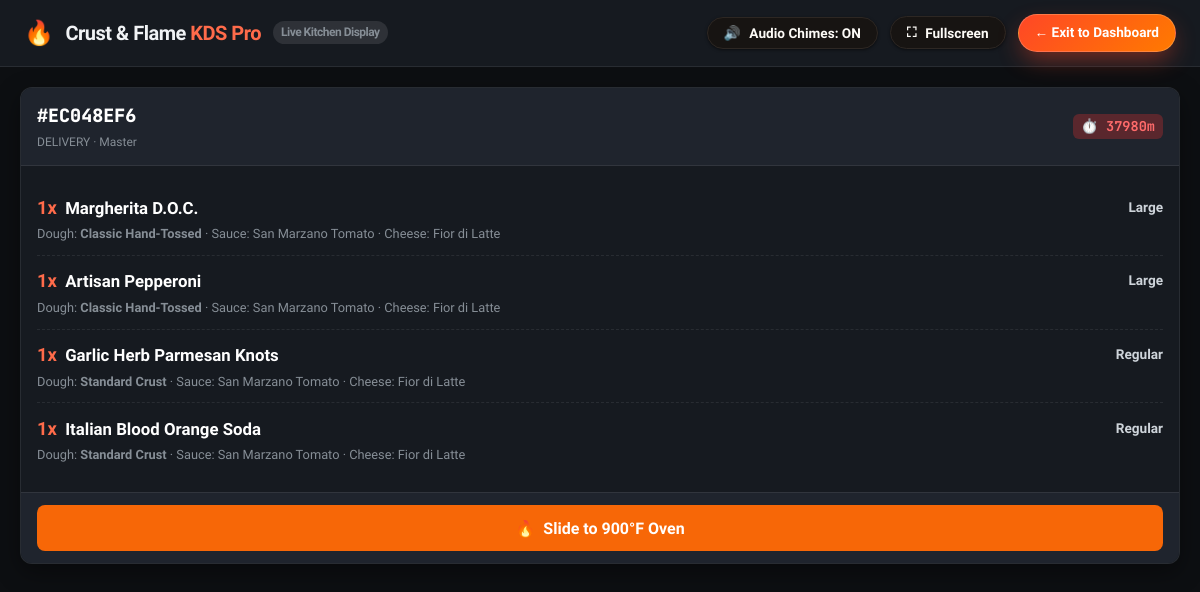
The app's page /admin/kds (signed in), older data.
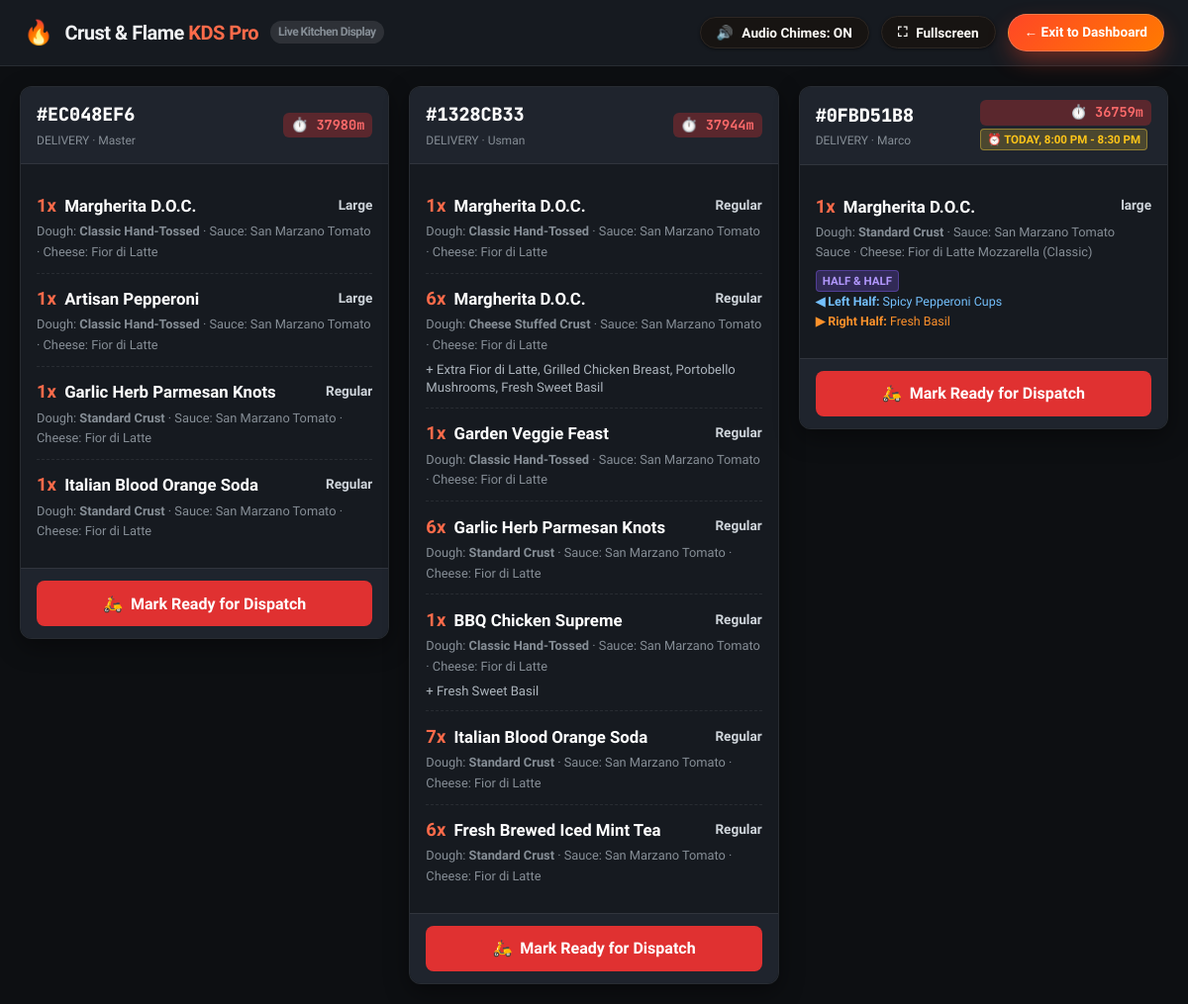
The same page, newer data.
### app/models/order.py (models this page shows, shortened)
class Order(Base):
    __tablename__ = "orders"
    id = Column(Integer, primary_key=True, index=True)
    order_number = Column(String(36), unique=True, index=True, default=lambda: str(uuid.uuid4())[:8].upper())
    user_id = Column(Integer, ForeignKey("users.id", ondelete="SET NULL"), nullable=True)
    customer_name = Column(String(100), nullable=False)
    customer_email = Column(String(100), nullable=False)
    customer_phone = Column(String(30), nullable=True)
    address = Column(Text, nullable=False)
    delivery_notes = Column(Text, nullable=True)
    subtotal = Column(Float, default=0.0)
    tax = Column(Float, default=0.0)
    delivery_fee = Column(Float, default=0.0)
    discount = Column(Float, default=0.0)
    tip_amount = Column(Float, default=0.0)
    total = Column(Float, default=0.0)
    coupon_code = Column(String(50), nullable=True)
    points_earned = Column(Integer, default=0)
    points_redeemed = Column(Integer, default=0)
    order_type = Column(String(20), default="delivery")  # 'delivery' or 'pickup'
    scheduled_time = Column(String(50), nullable=True)  # 'ASAP' or 'Today at 7:30 PM'
    driver_name = Column(String(50), default="Marco Rossi")
    driver_phone = Column(String(30), default="+1 (555) 234-8901")
    driver_vehicle = Column(String(50), default="Red Piaggio Vespa (FL-902)")
    payment_method = Column(String(30), default="cod")  # 'cod', 'card', 'online'
    payment_status = Column(String(30), default="pending")  # 'pending', 'paid', 'refunded'
    status = Column(String(50), default="Received")  # 'Received', 'Preparing', 'Out for Delivery', 'Delivered', 'Cancelled'
    created_at = Column(DateTime, default=datetime.utcnow)
    updated_at = Column(DateTime, default=datetime.utcnow, onupdate=datetime.utcnow)
    user = relationship("User", back_populates="orders")
    items = relationship("OrderItem", back_populates="order", cascade="all, delete-orphan")

class OrderItem(Base):
    __tablename__ = "order_items"
    id = Column(Integer, primary_key=True, index=True)
    order_id = Column(Integer, ForeignKey("orders.id", ondelete="CASCADE"), nullable=False)
    menu_item_id = Column(Integer, ForeignKey("menu_items.id"), nullable=True)
    pizza_id = Column(Integer, nullable=True)  # legacy column support
    crust_id = Column(Integer, ForeignKey("crusts.id"), nullable=True)
    size = Column(String(20), default="Regular")  # Small, Medium, Large, Regular
    quantity = Column(Integer, default=1)
    price = Column(Float, nullable=False, default=0.0)  # legacy column & price
    unit_price = Column(Float, nullable=True, default=0.0)
    line_total = Column(Float, default=0.0)
    special_instructions = Column(String(200), nullable=True)
    split_mode = Column(String(20), default="whole")  # 'whole' or 'half_half'
    sauce = Column(String(50), default="San Marzano Tomato")
    cheese_style = Column(String(50), default="Fior di Latte")
    half_left_details = Column(Text, nullable=True)
    half_right_details = Column(Text, nullable=True)
    order = relationship("Order", back_populates="items")
    menu_item = relationship("MenuItem", foreign_keys=[menu_item_id], back_populates="order_items")
    crust = relationship("Crust")
    toppings = relationship("OrderItemTopping", back_populates="order_item", cascade="all, delete-orphan")

### app/models/menu.py (models this page shows, shortened)
class MenuItem(Base):
    __tablename__ = "menu_items"
    id = Column(Integer, primary_key=True, index=True)
    name = Column(String(100), unique=True, nullable=False)
    slug = Column(String(100), unique=True, index=True, nullable=False)
    description = Column(Text, default="")
    base_price = Column(Float, nullable=False)
    category_id = Column(Integer, ForeignKey("categories.id"), nullable=False)
    image_filename = Column(String(255), default="default_pizza.jpeg")
    is_vegetarian = Column(Boolean, default=False)
    is_spicy = Column(Boolean, default=False)
    is_featured = Column(Boolean, default=False)
    is_available = Column(Boolean, default=True)
    created_at = Column(DateTime, default=datetime.utcnow)
    category = relationship("Category", back_populates="items")
    order_items = relationship("OrderItem", back_populates="menu_item")
    reviews = relationship("Review", back_populates="menu_item", cascade="all, delete-orphan")

class Crust(Base):
    __tablename__ = "crusts"
    id = Column(Integer, primary_key=True, index=True)
    name = Column(String(50), unique=True, nullable=False)
    description = Column(String(150), default="")
    price_modifier = Column(Float, default=0.0)  # e.g., +2.00 for Stuffed Crust
    is_available = Column(Boolean, default=True)

### app/routers/admin.py (the view)
@router.get("/kds", response_class=HTMLResponse)
def kitchen_display_system(
    request: Request,
    current_user: User = Depends(require_role(["admin", "staff"])),
    db: Session = Depends(get_db)
):
    active_orders = (
        db.query(Order)
        .filter(Order.status.in_(["Received", "Preparing", "Out for Delivery"]))
        .order_by(Order.created_at.asc())
        .all()
    )
    return templates.TemplateResponse(
        "admin/kds.html",
        {
            "request": request,
            "user": current_user,
            "orders": active_orders
        }
    )

### app/templates/admin/kds.html (shortened to what this page needs)
<!DOCTYPE html>
<html lang="en" data-theme="dark">
<head>
  <link rel="stylesheet" href="/static/css/main.css" />
</head>
<body>
  <header class="kds-header">
    <div class="kds-brand">
      <span style="font-size: 1.5rem;">🔥</span>
      <span>Crust &amp; Flame <span style="color: var(--kds-fire);">KDS Pro</span></span>
      <span style="font-size: 0.75rem; background: rgba(255,255,255,0.1); padding: 2px 8px; border-radius: 20px; color: var(--kds-text-muted);">
        Live Kitchen Display
      </span>
    </div>
    <div class="kds-controls">
      <button type="button" class="btn btn-sm btn-secondary" id="kds-sound-btn" onclick="toggleKdsSound()">
        <span id="sound-icon">🔊</span> <span id="sound-label">Audio Chimes: ON</span>
      </button>
      <button type="button" class="btn btn-sm btn-secondary" onclick="toggleFullscreen()">
        <span>⛶</span> Fullscreen
      </button>
      <a href="/admin/orders" class="btn btn-sm btn-primary">
        &larr; Exit to Dashboard
      </a>
    </div>
  </header>
  <main class="kds-grid" id="kds-orders-container">
    {% for ord in orders %}
      {% set elapsed_mins = ((ord.created_at.now() - ord.created_at).total_seconds() / 60)|int if ord.created_at else 0 %}
      <article class="kds-ticket" id="kds-ticket-{{ ord.id }}" data-status="{{ ord.status }}" data-created="{{ ord.created_at.isoformat() if ord.created_at else '' }}">
        <div class="kds-ticket-header">
          <div>
            <span class="ticket-num">#{{ ord.order_number or ord.id }}</span>
            <div style="font-size: 0.75rem; color: var(--kds-text-muted); margin-top: 2px;">
              {{ ord.order_type|upper }} &middot; {{ ord.customer_name.split(' ')[0] }}
            </div>
          </div>
          <div style="text-align: right;">
            <div class="ticket-timer {% if elapsed_mins >= 25 %}timer-urgent{% elif elapsed_mins >= 15 %}timer-warning{% endif %}">
              ⏱️ <span class="timer-val">{{ elapsed_mins }}m</span>
            </div>
            {% if ord.scheduled_time and ord.scheduled_time != 'ASAP' %}
              <div class="kds-badge kds-badge-scheduled" style="margin-top: 3px;">
                ⏰ {{ ord.scheduled_time }}
              </div>
            {% endif %}
          </div>
        </div>
        <div class="kds-ticket-body">
          {% for it in ord.items %}
            <div class="kds-item-row">
              <div class="item-qty-name">
                <span>
                  <strong style="color: var(--kds-fire); font-size: 1.15rem; margin-right: 4px;">{{ it.quantity }}x</strong>
                  {{ it.menu_item.name if it.menu_item else 'Pizza Item' }}
                </span>
                <span style="font-size: 0.85rem; color: #CED4DA; font-weight: 600;">{{ it.size }}</span>
              </div>
              <div style="font-size: 0.8rem; color: var(--kds-text-muted); margin-top: 2px;">
                Dough: <strong>{{ it.crust.name if it.crust else 'Standard Crust' }}</strong>
                {% if it.sauce %}&middot; Sauce: {{ it.sauce }}{% endif %}
                {% if it.cheese_style %}&middot; Cheese: {{ it.cheese_style }}{% endif %}
              </div>
              {% if it.split_mode == 'half_half' %}
                <div style="margin-top: 4px;">
                  <span class="kds-badge kds-badge-split">Half &amp; Half</span>
                  {% if it.half_left_details %}
                    <div style="font-size: 0.78rem; color: #74C0FC;">
                      <strong>◀ Left Half:</strong> {{ it.half_left_details|replace('"', '')|replace('[', '')|replace(']', '') }}
                    </div>
                  {% endif %}
                  {% if it.half_right_details %}
                    <div style="font-size: 0.78rem; color: #FF922B;">
                      <strong>▶ Right Half:</strong> {{ it.half_right_details|replace('"', '')|replace('[', '')|replace(']', '') }}
                    </div>
                  {% endif %}
                </div>
              {% elif it.toppings %}
                <div class="kds-toppings-list">
                  + {{ it.toppings|map(attribute='topping_name')|join(', ') }}
                </div>
              {% endif %}
            </div>
          {% endfor %}
        </div>
        <div class="kds-ticket-footer">
          {% if ord.status == 'Received' %}
            <button
              type="button"
              class="btn-kds-advance btn-kds-received"
              onclick="advanceKdsOrder({{ ord.id }}, this)"
            >
              <span>🔥</span> Slide to 900°F Oven
            </button>
          {% elif ord.status == 'Preparing' %}
            <button
              type="button"
              class="btn-kds-advance btn-kds-oven"
              onclick="advanceKdsOrder({{ ord.id }}, this)"
            >
              <span>🛵</span> Mark Ready for Dispatch
            </button>
          {% endif %}
        </div>
      </article>
    {% endfor %}
  </main>
</body>
</html>

### app/templates/admin/kds.html (style rules this page uses)
:root { --kds-bg: #0D0F12; --kds-surface: #161A20; --kds-surface-elevated: #1F242D; --kds-border: rgba(255, 255, 255, 0.08); --kds-text: #F1F3F5; --kds-text-muted: #868E96; --kds-fire: #FF6B4A; --kds-oven: #E03131; --kds-ready: #20C997; }
body { background-color: var(--kds-bg) !important; color: var(--kds-text) !important; font-family: 'Plus Jakarta Sans', sans-serif; margin: 0; padding: 0; overflow-x: hidden; }
.kds-header { background: var(--kds-surface); border-bottom: 1px solid var(--kds-border); padding: 0.85rem 1.5rem; display: flex; justify-content: space-between; align-items: center; position: sticky; top: 0; z-index: 50; }
.kds-brand { display: flex; align-items: center; gap: 0.75rem; font-size: 1.25rem; font-weight: 800; letter-spacing: -0.5px; }
.kds-controls { display: flex; align-items: center; gap: 0.75rem; }
.kds-grid { display: grid; grid-template-columns: repeat(auto-fit, minmax(320px, 1fr)); gap: 1.25rem; padding: 1.25rem; align-items: start; }
.kds-ticket { background: var(--kds-surface); border-radius: 12px; border: 1px solid var(--kds-border); overflow: hidden; display: flex; flex-direction: column; box-shadow: 0 8px 24px rgba(0, 0, 0, 0.4); transition: transform 0.2s ease, border-color 0.2s ease; }
.kds-ticket-header { padding: 0.85rem 1rem; display: flex; justify-content: space-between; align-items: center; background: var(--kds-surface-elevated); border-bottom: 1px solid var(--kds-border); }
.ticket-num { font-family: 'JetBrains Mono', monospace; font-weight: 800; font-size: 1.15rem; color: #fff; }
.ticket-timer { font-family: 'JetBrains Mono', monospace; font-weight: 700; font-size: 0.85rem; padding: 2px 8px; border-radius: 6px; background: rgba(255, 255, 255, 0.1); color: #CED4DA; }
.timer-urgent { background: rgba(224, 49, 49, 0.3) !important; color: #FF6B6B !important; animation: pulseAlert 1.5s infinite; }
.kds-ticket-body { padding: 1rem; flex: 1; }
.kds-item-row { padding: 0.65rem 0; border-bottom: 1px dashed var(--kds-border); }
.kds-item-row:last-child { border-bottom: none; }
.item-qty-name { display: flex; align-items: center; justify-content: space-between; font-weight: 700; font-size: 1.05rem; color: #fff; }
.kds-toppings-list { margin-top: 0.35rem; font-size: 0.82rem; color: #ADB5BD; line-height: 1.4; }
.kds-badge { display: inline-block; font-size: 0.72rem; font-weight: 700; padding: 1px 6px; border-radius: 4px; text-transform: uppercase; margin-right: 4px; }
.kds-badge-split { background: rgba(132, 94, 247, 0.25); color: #B197FC; border: 1px solid rgba(132, 94, 247, 0.4); }
.kds-badge-scheduled { background: rgba(255, 212, 59, 0.2); color: #FCC419; border: 1px solid rgba(255, 212, 59, 0.4); }
.kds-ticket-footer { padding: 0.75rem 1rem; background: var(--kds-surface-elevated); border-top: 1px solid var(--kds-border); }
.btn-kds-advance { width: 100%; padding: 0.85rem; font-size: 1rem; font-weight: 800; border-radius: 8px; border: none; cursor: pointer; display: flex; align-items: center; justify-content: center; gap: 0.5rem; transition: all 0.2s ease; }
.btn-kds-oven { background: #E03131; color: #fff; }

Row changes from the older to the newer data that the page shows:
changed Order "EC048EF6": status "🔥 Slide to 900°F Oven" → "🛵 Mark Ready for Dispatch"
added Order: order_number "1328CB33", order_type "DELIVERY", customer_name "Usman", elapsed_mins "37944"
added OrderItem: quantity "1", menu_item "Margherita D.O.C.", size "Regular", crust "Classic Hand-Tossed", sauce "San Marzano Tomato", cheese_style "Fior di Latte", shown under "1328CB33"
added OrderItem: quantity "6", menu_item "Margherita D.O.C.", size "Regular", crust "Cheese Stuffed Crust", sauce "San Marzano Tomato", cheese_style "Fior di Latte", toppings|map "Extra Fior di Latte, Grilled Chicken Breast, Portobello Mushrooms, Fresh Sweet Basil", shown under "1328CB33"
added OrderItem: quantity "1", menu_item "Garden Veggie Feast", size "Regular", crust "Classic Hand-Tossed", sauce "San Marzano Tomato", cheese_style "Fior di Latte", shown under "1328CB33"
added OrderItem: quantity "6", menu_item "Garlic Herb Parmesan Knots", size "Regular", crust "Standard Crust", sauce "San Marzano Tomato", cheese_style "Fior di Latte", shown under "1328CB33"
added OrderItem: quantity "1", menu_item "BBQ Chicken Supreme", size "Regular", crust "Classic Hand-Tossed", sauce "San Marzano Tomato", cheese_style "Fior di Latte", toppings|map "Fresh Sweet Basil", shown under "1328CB33"
added OrderItem: quantity "7", menu_item "Italian Blood Orange Soda", size "Regular", crust "Standard Crust", sauce "San Marzano Tomato", cheese_style "Fior di Latte", shown under "1328CB33"
added OrderItem: quantity "6", menu_item "Fresh Brewed Iced Mint Tea", size "Regular", crust "Standard Crust", sauce "San Marzano Tomato", cheese_style "Fior di Latte", shown under "1328CB33"
added Order: order_number "0FBD51B8", order_type "DELIVERY", customer_name "Marco", elapsed_mins "36759", scheduled_time "TODAY, 8:00 PM - 8:30 PM"
added OrderItem: quantity "1", menu_item "Margherita D.O.C.", size "large", crust "Standard Crust", sauce "San Marzano Tomato Sauce", cheese_style "Fior di Latte Mozzarella (Classic)", half_left_details "Spicy Pepperoni Cups", half_right_details "Fresh Basil", shown under "0FBD51B8"
